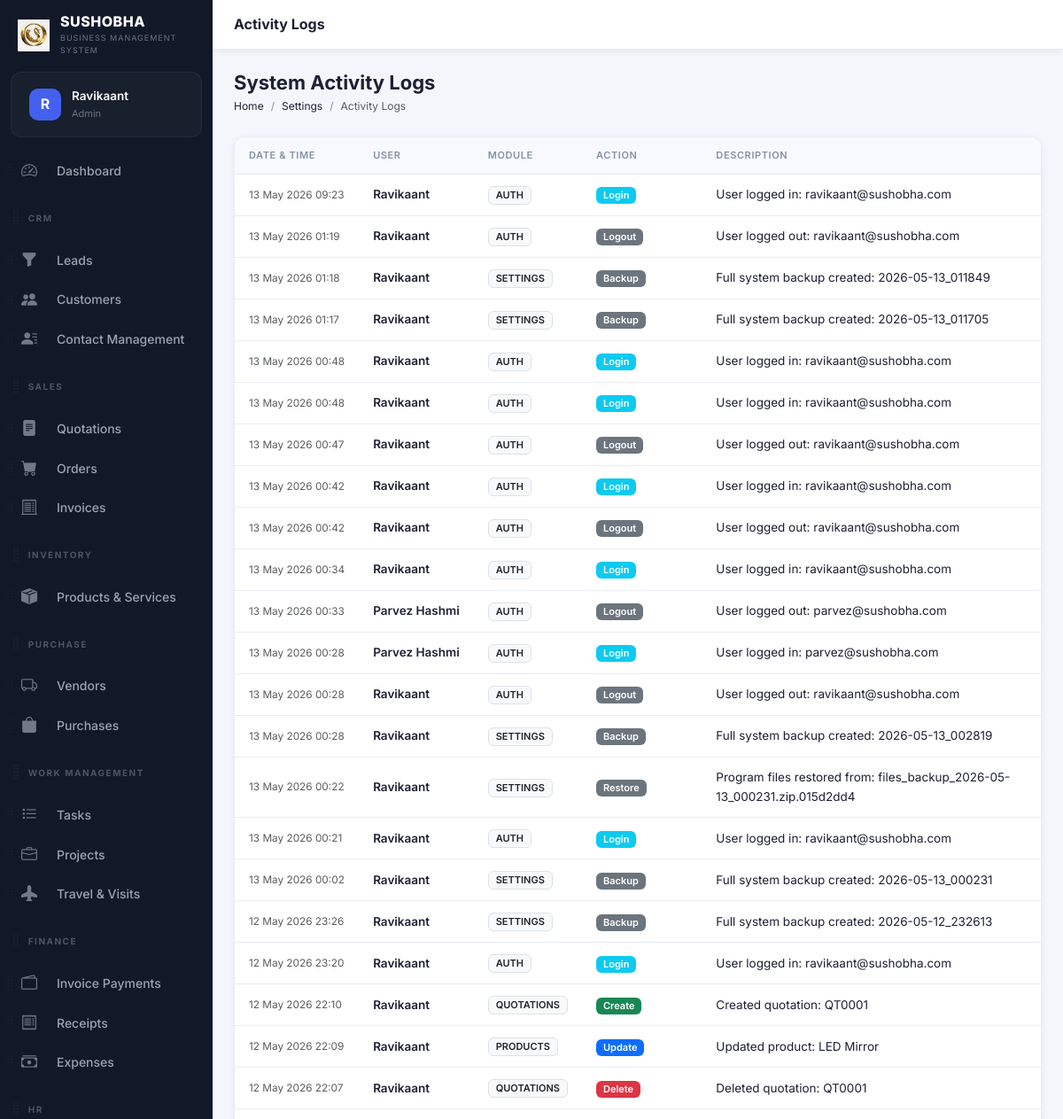
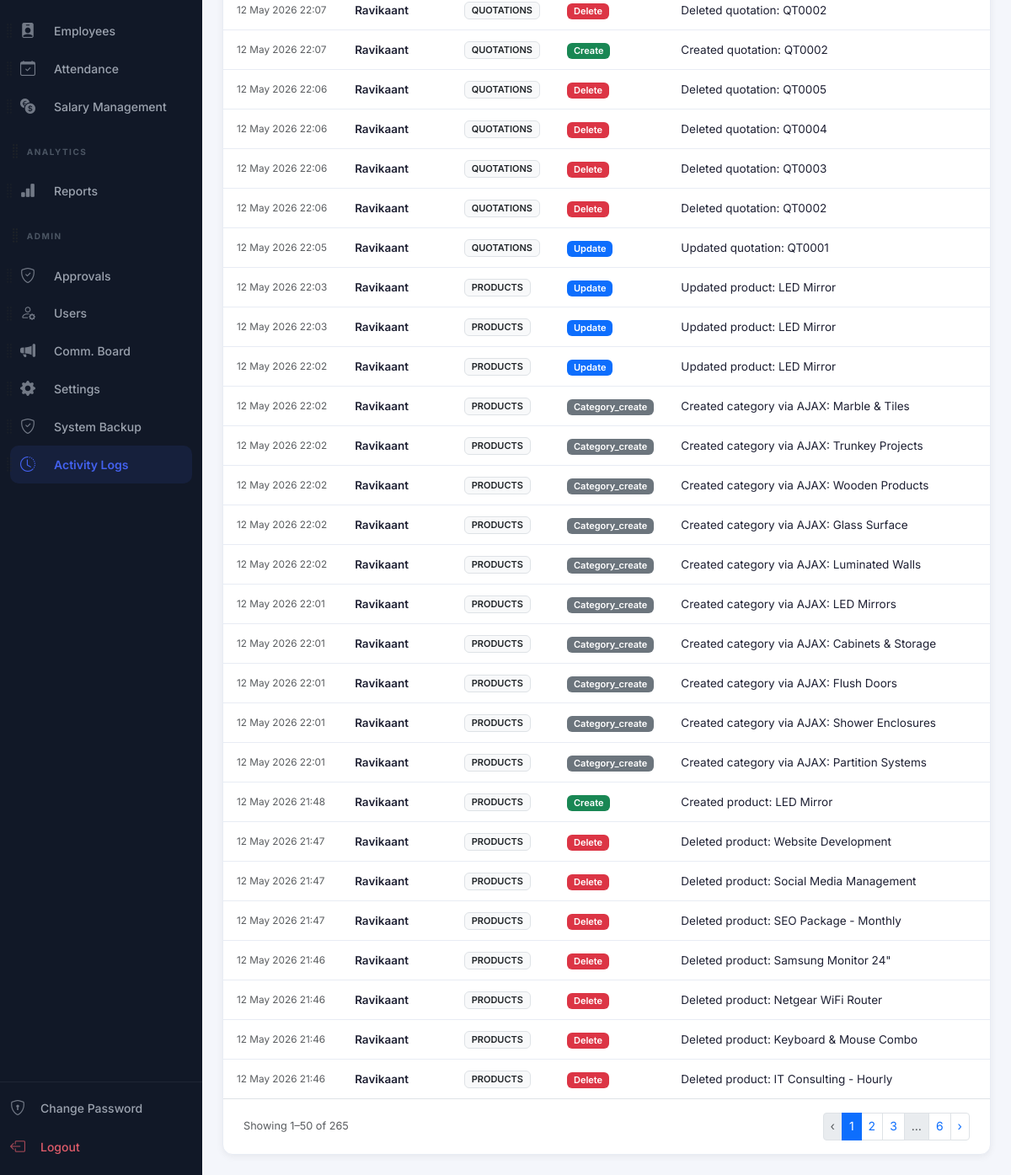
Page /modules/settings/activity-logs.php (signed in) on the earlier database version (2 pictures, top to bottom).
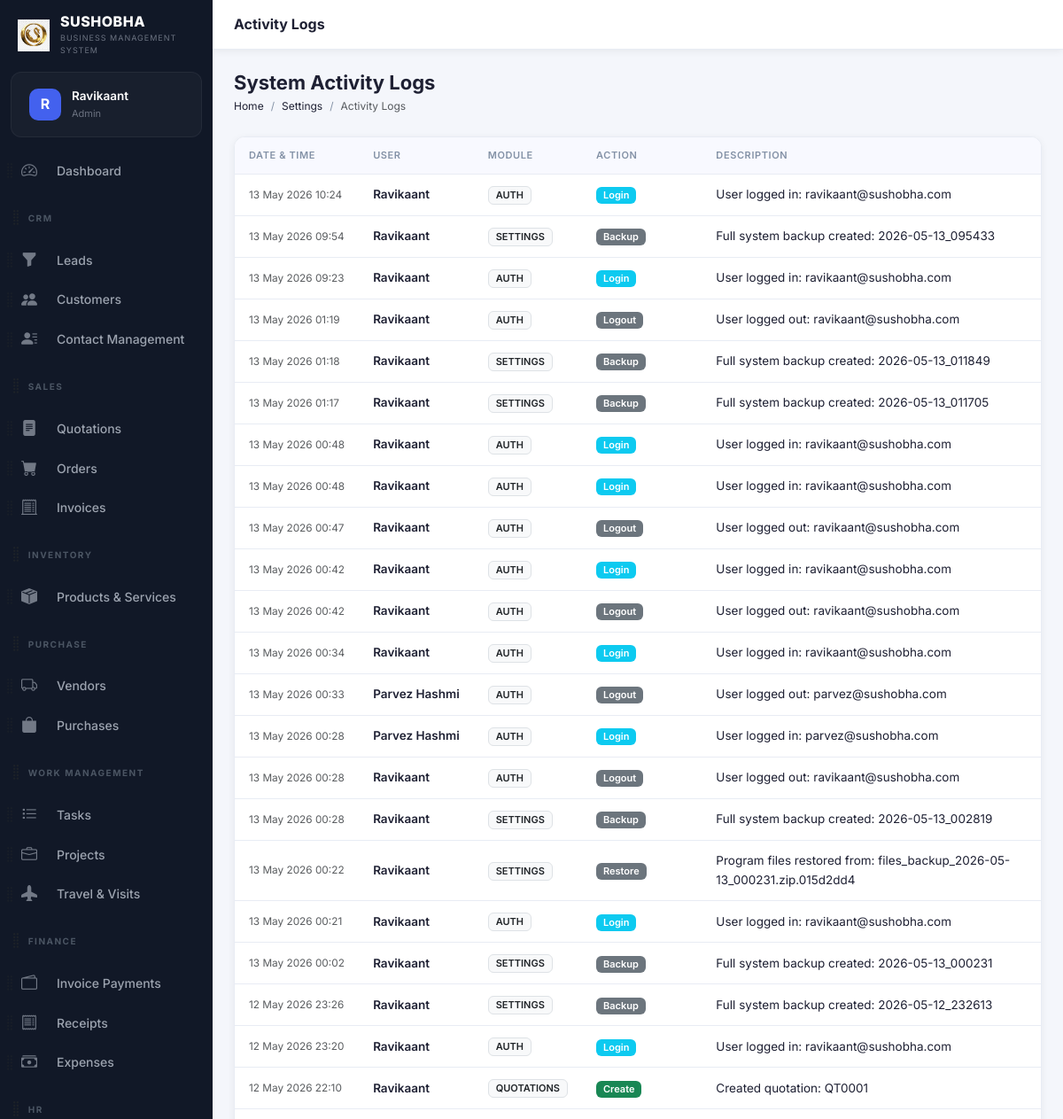
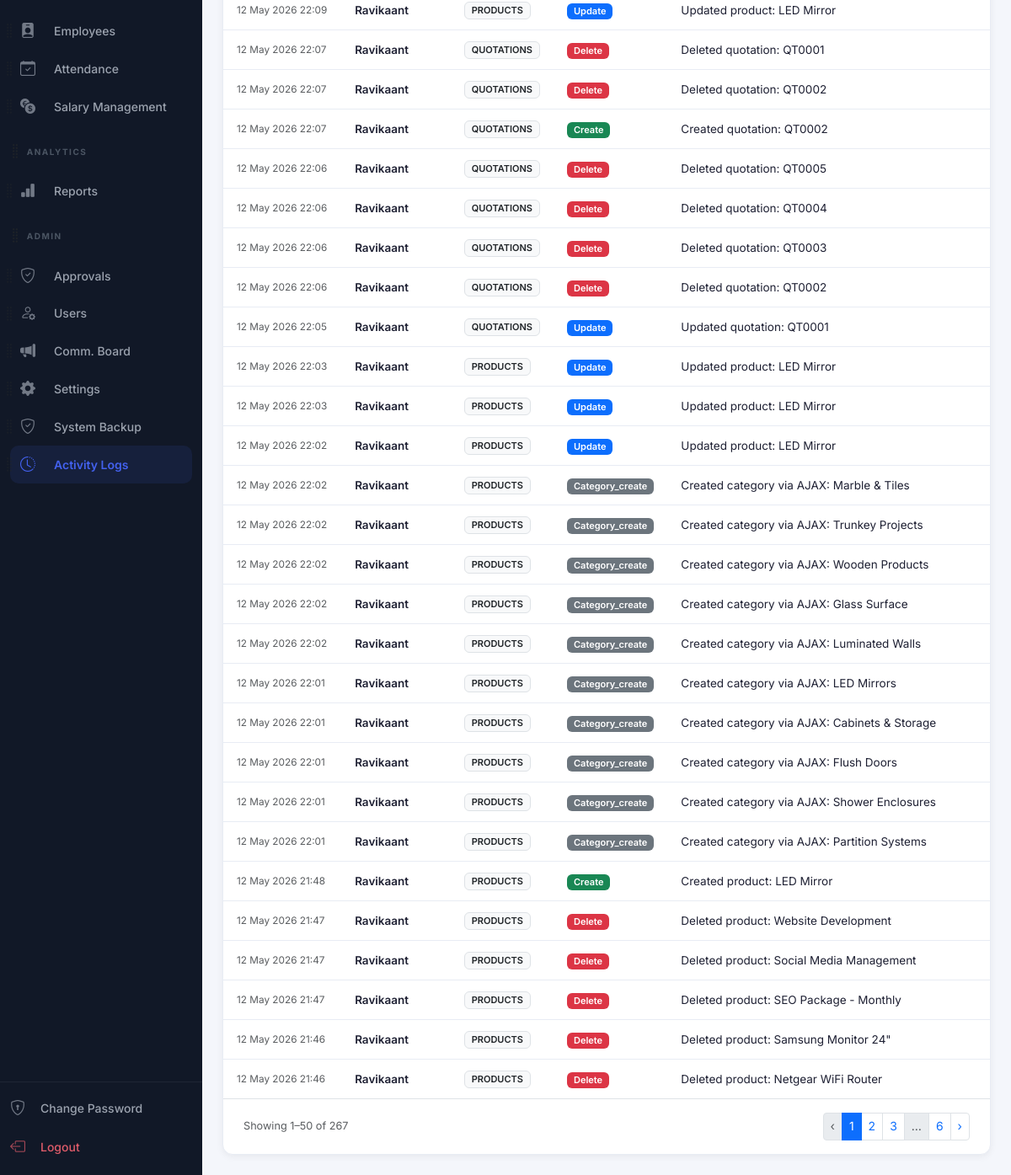
Same page on the later database version (2 pictures, top to bottom).
### tables this page shows
CREATE TABLE `users` (
  `id` int(10) unsigned NOT NULL AUTO_INCREMENT,
  `role_id` int(10) unsigned NOT NULL DEFAULT 5,
  `name` varchar(100) NOT NULL,
  `email` varchar(150) NOT NULL,
  `password` varchar(255) NOT NULL,
  `phone` varchar(20) DEFAULT NULL,
  `avatar` varchar(255) DEFAULT NULL,
  `is_active` tinyint(1) NOT NULL DEFAULT 1,
  `remember_token` varchar(100) DEFAULT NULL,
  `reset_token` varchar(100) DEFAULT NULL,
  `reset_token_expires` datetime DEFAULT NULL,
  `last_login` datetime DEFAULT NULL,
  `login_attempts` int(11) DEFAULT 0,
  `locked_until` datetime DEFAULT NULL,
  `created_at` timestamp NOT NULL DEFAULT current_timestamp(),
  `updated_at` timestamp NOT NULL DEFAULT current_timestamp() ON UPDATE current_timestamp(),
  `access_rights` varchar(255) DEFAULT '["Read"]',
  PRIMARY KEY (`id`),
  UNIQUE KEY `email` (`email`),
  KEY `role_id` (`role_id`),
  CONSTRAINT `users_ibfk_1` FOREIGN KEY (`role_id`) REFERENCES `roles` (`id`)
);

CREATE TABLE `roles` (
  `id` int(10) unsigned NOT NULL AUTO_INCREMENT,
  `name` varchar(50) NOT NULL,
  `slug` varchar(50) NOT NULL,
  `permissions` longtext DEFAULT NULL CHECK (json_valid(`permissions`)),
  `created_at` timestamp NOT NULL DEFAULT current_timestamp(),
  PRIMARY KEY (`id`),
  UNIQUE KEY `name` (`name`),
  UNIQUE KEY `slug` (`slug`)
);

CREATE TABLE `activity_logs` (
  `id` int(10) unsigned NOT NULL AUTO_INCREMENT,
  `user_id` int(10) unsigned DEFAULT NULL,
  `module` varchar(50) DEFAULT NULL,
  `action` varchar(50) DEFAULT NULL,
  `description` text DEFAULT NULL,
  `record_id` int(10) unsigned DEFAULT NULL,
  `ip_address` varchar(45) DEFAULT NULL,
  `user_agent` varchar(255) DEFAULT NULL,
  `created_at` timestamp NOT NULL DEFAULT current_timestamp(),
  PRIMARY KEY (`id`),
  KEY `user_id` (`user_id`),
  KEY `idx_log_module` (`module`),
  KEY `idx_log_created` (`created_at`),
  CONSTRAINT `activity_logs_ibfk_1` FOREIGN KEY (`user_id`) REFERENCES `users` (`id`) ON DELETE SET NULL
);

### config/db.php (called while the page is built, shortened)
<?php
class Database {
    private static ?PDO $instance = null;
    public static function getInstance(): PDO {
        if (self::$instance === null) {
            $host   = 'localhost';
            $dbname = 'sushobha_crm';
            $user   = 'root';
            $pass   = '';
            $charset = 'utf8mb4';
            $dsn = "mysql:host={$host};dbname={$dbname};charset={$charset}";
            $options = [
                PDO::ATTR_ERRMODE            => PDO::ERRMODE_EXCEPTION,
                PDO::ATTR_DEFAULT_FETCH_MODE => PDO::FETCH_ASSOC,
                PDO::ATTR_EMULATE_PREPARES   => false,
            ];
            try {
                self::$instance = new PDO($dsn, $user, $pass, $options);
            } catch (PDOException $e) {
                die(json_encode(['error' => 'Database connection failed: ' . $e->getMessage()]));
            }
        }
        return self::$instance;
    }
}
function db(): PDO {
    return Database::getInstance();
}

### includes/auth.php (called while the page is built, shortened)
<?php
require_once __DIR__ . '/../config/db.php';
function isLoggedIn(): bool {
    return isset($_SESSION['user_id']) && !empty($_SESSION['user_id']);
}
function currentUser(): ?array {
    static $user = null;
    if ($user === null) {
        $stmt = db()->prepare("SELECT u.*, r.name AS role_name, r.slug AS role_slug, r.permissions FROM users u JOIN roles r ON u.role_id = r.id WHERE u.id = ?");
        $stmt->execute([$_SESSION['user_id']]);
        $user = $stmt->fetch();
    }
    return $user;
}

### modules/settings/activity-logs.php (the view, shortened to what this page needs)
<?php
require_once __DIR__ . '/../../config/db.php';
require_once __DIR__ . '/../../includes/auth.php';
require_once __DIR__ . '/../../includes/functions.php';
$page   = max(1,(int)($_GET['page'] ?? 1));
$per    = 50;
$total = db()->query("SELECT COUNT(*) FROM activity_logs")->fetchColumn();
$pag = paginate($total, $per, $page, BASE_URL.'/modules/settings/activity-logs.php?');
$stmt = db()->prepare("SELECT a.*, u.name AS user_name FROM activity_logs a LEFT JOIN users u ON a.user_id = u.id ORDER BY a.created_at DESC LIMIT $per OFFSET {$pag['offset']}");
$stmt->execute();
$logs = $stmt->fetchAll();
include __DIR__ . '/../../includes/header.php';
?>
<?php include __DIR__ . '/../../includes/sidebar.php'; ?>
<div class="main-content">
<div class="topbar">
  <div class="topbar-title">Activity Logs</div>
</div>
<div class="page-content">
<div class="page-header">
  <div class="page-header-left"><h1>System Activity Logs</h1>
    <nav aria-label="breadcrumb"><ol class="breadcrumb"><li class="breadcrumb-item"><a href="<?= BASE_URL ?>/modules/dashboard/index.php">Home</a></li><li class="breadcrumb-item"><a href="<?= BASE_URL ?>/modules/settings/index.php">Settings</a></li><li class="breadcrumb-item active">Activity Logs</li></ol></nav>
  </div>
</div>
<div class="table-wrapper">
  <div class="table-responsive">
    <table class="table crm-table align-middle mb-0">
      <thead><tr><th>Date & Time</th><th>User</th><th>Module</th><th>Action</th><th>Description</th></tr></thead>
      <tbody>
        <?php if(empty($logs)): ?>
          <tr><td colspan="5"><div class="empty-state"><p>No logs found</p></div></td></tr>
        <?php else: foreach($logs as $log): ?>
        <tr>
          <td class="text-nowrap text-muted small"><?= date('d M Y H:i', strtotime($log['created_at'])) ?></td>
          <td class="fw-semibold"><?= e($log['user_name'] ?: 'System') ?></td>
          <td><span class="badge bg-light text-dark border text-uppercase"><?= e($log['module']) ?></span></td>
          <td>
            <?php
            $actionClass = 'bg-secondary';
            if ($log['action'] === 'create') $actionClass = 'bg-success';
            if ($log['action'] === 'update') $actionClass = 'bg-primary';
            if ($log['action'] === 'delete') $actionClass = 'bg-danger';
            if ($log['action'] === 'login') $actionClass = 'bg-info';
            ?>
            <span class="badge <?= $actionClass ?>"><?= ucfirst($log['action']) ?></span>
          </td>
          <td class="text-wrap" style="max-width: 400px;"><?= e($log['description']) ?></td>
        </tr>
        <?php endforeach; endif; ?>
      </tbody>
    </table>
  </div>
  <?php if($pag['total_pages']>1): ?>
  <div class="d-flex justify-content-between align-items-center px-4 py-3 border-top">
    <small class="text-muted">Showing <?= $pag['offset']+1 ?>–<?= min($pag['offset']+$per,$total) ?> of <?= $total ?></small>
    <?= paginationHtml($pag) ?>
  </div>
  <?php endif; ?>
</div>
</div></div>
<?php include __DIR__ . '/../../includes/footer.php'; ?>

### includes/header.php (shortened to what this page needs)
<?php
$currentUser = function_exists('currentUser') ? currentUser() : null;
?>
<!DOCTYPE html>
<html lang="en">
<head>
<link href="https://cdn.jsdelivr.net/npm/bootstrap@5.3.3/dist/css/bootstrap.min.css" rel="stylesheet">
<link href="https://cdn.jsdelivr.net/npm/bootstrap-icons@1.11.3/font/bootstrap-icons.min.css" rel="stylesheet">
<link href="https://cdnjs.cloudflare.com/ajax/libs/font-awesome/6.5.0/css/all.min.css" rel="stylesheet">
<link href="<?= BASE_URL ?>/assets/css/style.css" rel="stylesheet">
</head>
<body>
<div class="app-wrapper">

### includes/sidebar.php (shortened to what this page needs)
<?php
function isActive(string $path): string {
    return strpos($_SERVER['PHP_SELF'], $path) !== false ? 'active' : '';
}
$user = currentUser();
?>
<nav class="sidebar" id="sidebar">
  <div class="sidebar-brand">
    <div class="brand-logo">
      <img src="<?= BASE_URL ?>/assets/img/logo.png" alt="Logo" style="width: 100%; height: 100%; object-fit: contain;">
    </div>
    <div class="brand-text">
      <span class="brand-name"><?= APP_NAME ?></span>
      <span class="brand-tagline"><?= APP_TAGLINE ?></span>
    </div>
  </div>
  <div class="sidebar-user">
    <div class="sidebar-user-avatar">
      <?php if (!empty($user['avatar'])): ?>
        <img src="<?= BASE_URL ?>/<?= e($user['avatar']) ?>" alt="Avatar">
      <?php else: ?>
        <span><?= strtoupper(substr($user['name'] ?? 'U', 0, 1)) ?></span>
      <?php endif; ?>
    </div>
    <div class="sidebar-user-info">
      <span class="user-name"><?= e($user['name'] ?? 'User') ?></span>
      <span class="user-role"><?= ucwords(str_replace('_', ' ', $user['role_slug'] ?? '')) ?></span>
    </div>
  </div>
  <div class="sidebar-menu" id="sortableSidebar">
    <?php
    if (isAdmin()) {
        $defaultMenu[] = ['type' => 'header', 'id' => 'h_admin', 'label' => 'Admin'];
        $defaultMenu[] = ['type' => 'link', 'id' => 'approvals', 'url' => '/modules/approvals/index.php', 'icon' => 'bi-shield-check', 'label' => 'Approvals', 'match' => '/approvals/'];
        $defaultMenu[] = ['type' => 'link', 'id' => 'users', 'url' => '/modules/settings/users.php', 'icon' => 'bi-person-gear', 'label' => 'Users', 'match' => '/settings/users'];
        $defaultMenu[] = ['type' => 'link', 'id' => 'announcements', 'url' => '/modules/settings/announcements.php', 'icon' => 'bi-megaphone-fill', 'label' => 'Comm. Board', 'match' => '/settings/announcements'];
        $defaultMenu[] = ['type' => 'link', 'id' => 'settings', 'url' => '/modules/settings/index.php', 'icon' => 'bi-gear-fill', 'label' => 'Settings', 'match' => '/settings/index'];
        $defaultMenu[] = ['type' => 'link', 'id' => 'backup', 'url' => '/modules/settings/backup.php', 'icon' => 'bi-shield-check', 'label' => 'System Backup', 'match' => '/settings/backup'];
        $defaultMenu[] = ['type' => 'link', 'id' => 'activity_logs', 'url' => '/modules/settings/activity-logs.php', 'icon' => 'bi-clock-history', 'label' => 'Activity Logs', 'match' => '/activity-logs'];
    }
    $menuDict = [];
    foreach ($defaultMenu as $item) {
        $menuDict[$item['id']] = $item;
    }
    $userId = $_SESSION['user_id'] ?? 0;
    $stmt = db()->prepare("SELECT preference_value FROM user_preferences WHERE user_id = ? AND preference_key = 'sidebar_order'");
    $stmt->execute([$userId]);
    $savedOrderJson = $stmt->fetchColumn();
    $savedOrder = $savedOrderJson ? json_decode($savedOrderJson, true) : null;
    $menu = [];
    if ($savedOrder && is_array($savedOrder)) {
        foreach ($savedOrder as $id) {
            if (isset($menuDict[$id])) {
                $menu[] = $menuDict[$id];
                unset($menuDict[$id]);
            }
        }
        foreach ($menuDict as $item) {
            $menu[] = $item;
        }
    } else {
        $menu = $defaultMenu;
    }
    foreach ($menu as $item):
    ?>
      <div class="sidebar-sortable-item" data-id="<?= e($item['id']) ?>">
        <?php if ($item['type'] === 'header'): ?>
          <div class="menu-section-title d-flex align-items-center" style="margin-top: 15px;">
            <i class="bi bi-grip-vertical text-muted drag-handle" style="font-size: 1.2rem; cursor: grab; margin-left: -15px; margin-right: 2px;" title="Drag to reorder"></i>
            <span><?= e($item['label']) ?></span>
          </div>
        <?php else: ?>
          <div class="d-flex align-items-center position-relative">
            <i class="bi bi-grip-vertical text-muted drag-handle" style="font-size: 1.2rem; cursor: grab; opacity: 0.6; position: absolute; left: -15px; z-index: 10; padding: 10px 5px;" title="Drag to reorder"></i>
            <a href="<?= BASE_URL . $item['url'] ?>" class="menu-item flex-grow-1 mb-0 <?= isActive($item['match']) ?>">
              <i class="bi <?= $item['icon'] ?>"></i><span class="ms-1"><?= e($item['label']) ?></span>
            </a>
          </div>
        <?php endif; ?>
      </div>
    <?php endforeach; ?>
  </div>
  <div class="sidebar-footer">
    <a href="<?= BASE_URL ?>/modules/auth/change-password.php" class="menu-item <?= isActive('/auth/change-password') ?>">
      <i class="bi bi-shield-lock"></i><span>Change Password</span>
    </a>
    <a href="<?= BASE_URL ?>/modules/auth/logout.php" class="menu-item menu-item-logout">
      <i class="bi bi-box-arrow-left"></i><span>Logout</span>
    </a>
  </div>
</nav>

### includes/functions.php (shortened to what this page needs)
<?php
require_once __DIR__ . '/../config/db.php';
function e(?string $str): string {
    return htmlspecialchars($str ?? '', ENT_QUOTES | ENT_HTML5, 'UTF-8');
}
function paginate(int $total, int $perPage, int $currentPage, string $url): array {
    $totalPages = max(1, (int)ceil($total / $perPage));
    $currentPage = max(1, min($currentPage, $totalPages));
    $offset = ($currentPage - 1) * $perPage;
    return ['total'=>$total,'per_page'=>$perPage,'current'=>$currentPage,'total_pages'=>$totalPages,'offset'=>$offset,'url'=>$url];
}
function paginationHtml(array $p): string {
    $html = '<nav><ul class="pagination pagination-sm mb-0">';
    $html .= '<li class="page-item' . ($p['current']<=1?' disabled':'') . '"><a class="page-link" href="' . $p['url'] . '&page=' . ($p['current']-1) . '">‹</a></li>';
    $start = max(1, $p['current']-2);
    $end   = min($p['total_pages'], $p['current']+2);
    for ($i=$start; $i<=$end; $i++) {
        $html .= '<li class="page-item' . ($i==$p['current']?' active':'') . '"><a class="page-link" href="' . $p['url'] . '&page=' . $i . '">' . $i . '</a></li>';
    }
    if ($end < $p['total_pages']) $html .= ($end<$p['total_pages']-1?'<li class="page-item disabled"><span class="page-link">…</span></li>':'') . '<li class="page-item"><a class="page-link" href="' . $p['url'] . '&page=' . $p['total_pages'] . '">' . $p['total_pages'] . '</a></li>';
    $html .= '<li class="page-item' . ($p['current']>=$p['total_pages']?' disabled':'') . '"><a class="page-link" href="' . $p['url'] . '&page=' . ($p['current']+1) . '">›</a></li>';
    $html .= '</ul></nav>';
    return $html;
}

### includes/footer.php (shortened to what this page needs)
</div>
<div aria-live="polite" aria-atomic="true" class="position-relative">
  <div class="toast-container position-fixed bottom-0 end-0 p-3" id="toastPlacement" style="z-index: 1055;">
  </div>
</div>
</body>
</html>

Differences in the rows shown:
no longer on this page (row unchanged): activity_logs: created_at "12 May 2026 21:46", user.name "Ravikaant", module "PRODUCTS", action "Delete", description "Deleted product: Keyboard & Mouse Combo"
no longer on this page (row unchanged): activity_logs: created_at "12 May 2026 21:46", user.name "Ravikaant", module "PRODUCTS", action "Delete", description "Deleted product: IT Consulting - Hourly"
added activity_logs: created_at "13 May 2026 10:24", user.name "Ravikaant", module "AUTH", action "Login", description "User logged in: ravikaant@sushobha.com"
added activity_logs: created_at "13 May 2026 09:54", user.name "Ravikaant", module "SETTINGS", action "Backup", description "Full system backup created: 2026-05-13_095433"
Other differences:
$total: "265" → "267"
